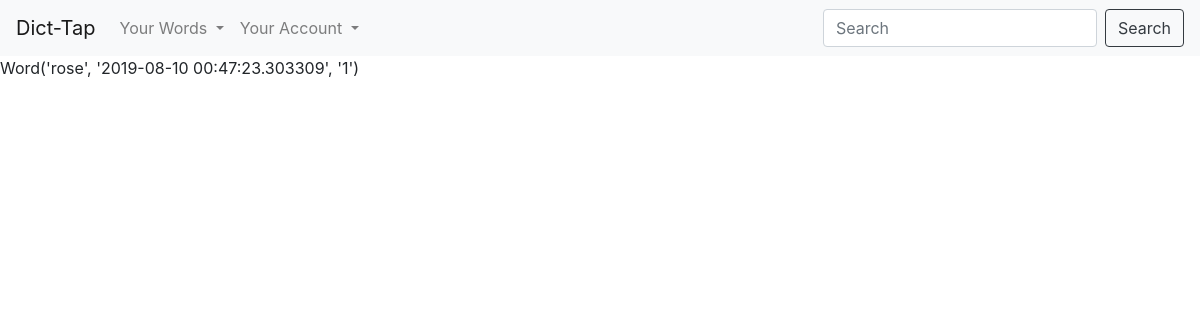
The app's page /view (signed in), older data.
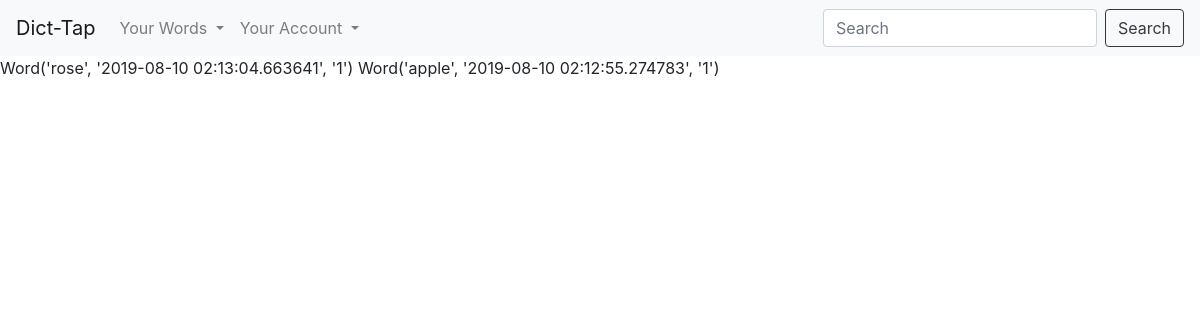
The same page, newer data.
### flaskapp/models.py (models this page shows)
class Word(db.Model):
    id = db.Column(db.Integer, primary_key=True)
    word = db.Column(db.String(45), unique=True, nullable=False)
    time = db.Column(db.DateTime, nullable=False, default=datetime.utcnow)
    user_id = db.Column(db.Integer, db.ForeignKey('user.id'), nullable=False)
    searched = db.Column(db.Integer, nullable=False)
    def __repr__(self):
        return f"Word('{self.word}', '{self.time}', '{self.user_id}')"

### flaskapp/routes.py (the view)
@app.route("/view")
@login_required
def view():
    if request.method == 'POST':
        output_word = request.form['search_word']
        return redirect(url_for('search', word=output_word))
    else:
        return render_template('view.html', name='view', background_url=generate_url())

### flaskapp/models.py (called while the page is built)
@login_manager.user_loader
def load_user(user_id):
    return User.query.get(int(user_id))

### flaskapp/templates/view.html
{% extends "layout.html" %}
{% block a %}
    {% for each in current_user.words %}
        {{ each }}
    {% endfor %}
{% endblock a %}

### flaskapp/templates/layout.html (shortened to what this page needs)
<!DOCTYPE html>
<html>
    <head>
        <link rel="stylesheet" href="https://stackpath.bootstrapcdn.com/bootstrap/4.3.1/css/bootstrap.min.css">
    </head>
    {% if background_url %}
    <body style="background: url( {{ background_url }} );
     -webkit-background-size: cover;
    -moz-background-size: cover;
    background-size: cover;
    -o-background-size: cover;">
    {% else %}
    <body style="background-color: white">
    {% endif %}
        <nav class="navbar navbar-expand-lg navbar-light bg-light">
            <a class="navbar-brand" href="{{ url_for('home') }}">Dict-Tap</a>
            <div class="collapse navbar-collapse" id="navbarSupportedContent">
              <ul class="navbar-nav mr-auto">
                {% if current_user.is_authenticated %}
                <li class="nav-item dropdown">
                  <a class="nav-link dropdown-toggle" href="#" id="navbarDropdown" role="button" data-toggle="dropdown" aria-haspopup="true" aria-expanded="false">
                    Your Words
                  </a>
                </li>
                {% endif %}
                <li class="nav-item dropdown">
                  <a class="nav-link dropdown-toggle" href="#" id="navbarDropdown" role="button" data-toggle="dropdown" aria-haspopup="true" aria-expanded="false">
                    Your Account
                  </a>
                </li>
              </ul>
              <form action="{{ url_for(name) }}" method='POST' class="form-inline my-2 my-lg-0">
                <input name="search_word" class="form-control mr-sm-2" type="search" placeholder="Search" aria-label="Search">
                <button class="btn btn-outline-dark my-2 my-sm-0" type="submit">Search</button>
              </form>
            </div>
          </nav>
          {% block a %}
          {% endblock a %}
    </body>
</html>

Row changes from the older to the newer data that the page shows:
changed Word: word+time+user "Word('rose', '2019-08-10 00:47:23.303309', '1')" → "Word('rose', '2019-08-10 02:13:04.663641', '1')"
added Word: word+time+user "Word('apple', '2019-08-10 02:12:55.274783', '1')"
